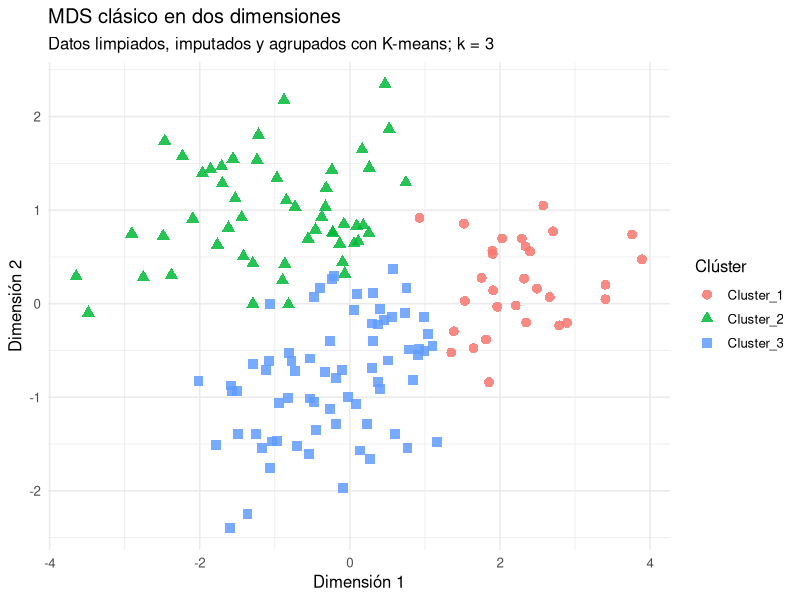

Generate this figure with R:
############################################################
# 13C_EJEMPLO_NO_SUPERVISADO_MDS_2D_3D_CON_LIMPIEZA_NA.R
############################################################
#
# EJEMPLO NUEVO, COMPLETO Y EJECUTABLE
# ------------------------------------
# Objetivo:
#
#   1. Trabajar con un conjunto que contiene valores NA reales.
#   2. Detectar y cuantificar los datos ausentes.
#   3. Eliminar filas o columnas con demasiada información perdida.
#   4. Imputar los NA restantes mediante la mediana.
#   5. Estandarizar los predictores.
#   6. Aplicar un método NO supervisado: MDS clásico.
#   7. Representar el resultado en 2 dimensiones.
#   8. Representar el resultado en 3 dimensiones.
#   9. Obtener grupos mediante K-means.
#  10. Evaluar los grupos mediante el índice de silueta.
#
# DATASET
# -------
# Se utiliza airquality, incluido de serie en R.
# Este conjunto contiene valores NA reales en Ozone y Solar.R.
#
# MÉTODO DE REDUCCIÓN
# -------------------
# MDS clásico o escalamiento multidimensional.
#
# MUY IMPORTANTE
# --------------
# Month se conserva únicamente como información auxiliar para
# interpretar los resultados. No se utiliza para formar los grupos.
############################################################


############################################################
# 0. LIMPIEZA DEL ENTORNO Y CONFIGURACIÓN
############################################################

rm(list = ls())

SEMILLA <- 1995

# Número de clústeres que se buscarán con K-means.
NUMERO_CLUSTERS <- 3

# Si una columna supera este porcentaje de NA, se eliminará.
UMBRAL_NA_COLUMNAS <- 0.40

# Si una fila supera este porcentaje de NA, se eliminará.
UMBRAL_NA_FILAS <- 0.50

CARPETA_RESULTADOS <- "resultados_ejemplo_13C_MDS"

dir.create(
  CARPETA_RESULTADOS,
  showWarnings = FALSE,
  recursive = TRUE
)

set.seed(SEMILLA)


############################################################
# 1. COMPROBACIÓN E INSTALACIÓN DE PAQUETES
############################################################

asegurar_paquetes <- function(paquetes) {

  faltan <- paquetes[
    !vapply(paquetes, requireNamespace, logical(1), quietly = TRUE)
  ]

  if (length(faltan) > 0) {

    message(
      "Faltan los paquetes: ",
      paste(faltan, collapse = ", "),
      ". Se intentarán instalar."
    )

    try(
      install.packages(
        faltan,
        dependencies = TRUE,
        repos = "https://cloud.r-project.org"
      ),
      silent = TRUE
    )
  }

  siguen_faltando <- paquetes[
    !vapply(paquetes, requireNamespace, logical(1), quietly = TRUE)
  ]

  if (length(siguen_faltando) > 0) {

    stop(
      paste0(
        "\nERROR: no se pudieron cargar estos paquetes: ",
        paste(siguen_faltando, collapse = ", "),
        ".\nInstálalos manualmente con:\n",
        "install.packages(c(",
        paste(
          sprintf('"%s"', siguen_faltando),
          collapse = ", "
        ),
        "))"
      ),
      call. = FALSE
    )
  }
}

asegurar_paquetes(
  c(
    "ggplot2",
    "cluster",
    "scatterplot3d"
  )
)

library(ggplot2)
library(cluster)
library(scatterplot3d)


############################################################
# 2. FUNCIONES AUXILIARES PARA LIMPIAR LOS NA
############################################################

# Genera una tabla con el número y porcentaje de NA de cada columna.
crear_resumen_na <- function(dataframe) {

  data.frame(
    Variable = names(dataframe),
    Numero_NA = vapply(
      dataframe,
      function(x) sum(is.na(x)),
      numeric(1)
    ),
    Porcentaje_NA = 100 * vapply(
      dataframe,
      function(x) mean(is.na(x)),
      numeric(1)
    ),
    stringsAsFactors = FALSE
  )
}


# Sustituye valores infinitos por NA.
# Esto evita que scale(), dist() o MDS fallen.
convertir_infinitos_en_na <- function(dataframe) {

  for (nombre in names(dataframe)) {

    if (is.numeric(dataframe[[nombre]])) {

      dataframe[[nombre]][
        !is.finite(dataframe[[nombre]])
      ] <- NA
    }
  }

  dataframe
}


# Imputa cada variable numérica usando su mediana.
imputar_mediana <- function(dataframe) {

  medianas <- vapply(
    dataframe,
    function(x) median(x, na.rm = TRUE),
    numeric(1)
  )

  if (any(!is.finite(medianas))) {

    stop(
      paste0(
        "ERROR: alguna variable no tiene ningún valor válido. ",
        "Debe eliminarse antes de imputar."
      ),
      call. = FALSE
    )
  }

  resultado <- dataframe

  for (nombre in names(resultado)) {

    resultado[[nombre]][
      is.na(resultado[[nombre]])
    ] <- medianas[[nombre]]
  }

  list(
    datos = resultado,
    medianas = medianas
  )
}


############################################################
# 3. CARGA E INSPECCIÓN DE LOS DATOS
############################################################

cat("\n============================================================\n")
cat("PASO 1: CARGAR E INSPECCIONAR AIRQUALITY\n")
cat("============================================================\n")

datos_originales <- airquality

# Identificador para poder localizar cada fila original.
datos_originales$id_fila_original <- seq_len(
  nrow(datos_originales)
)

cat("\nDimensiones originales:\n")
print(dim(datos_originales))

cat("\nEstructura original:\n")
str(datos_originales)

cat("\nPrimeras filas:\n")
print(head(datos_originales))

cat("\nNúmero total de NA:\n")
print(sum(is.na(datos_originales)))

resumen_na_original <- crear_resumen_na(
  datos_originales
)

cat("\nResumen de NA por variable:\n")
print(resumen_na_original)

write.csv(
  resumen_na_original,
  file = file.path(
    CARPETA_RESULTADOS,
    "01_resumen_na_original.csv"
  ),
  row.names = FALSE
)


############################################################
# 4. SELECCIÓN DE VARIABLES
############################################################

cat("\n============================================================\n")
cat("PASO 2: SEPARAR PREDICTORES Y METADATOS\n")
cat("============================================================\n")

# Month se conserva para interpretar los clústeres.
metadatos <- data.frame(
  id_fila_original = datos_originales$id_fila_original,
  Month = factor(
    datos_originales$Month,
    levels = 5:9,
    labels = c(
      "Mayo",
      "Junio",
      "Julio",
      "Agosto",
      "Septiembre"
    )
  ),
  Day = datos_originales$Day
)

# Se utilizan solamente medidas ambientales.
predictores <- datos_originales[
  ,
  c(
    "Ozone",
    "Solar.R",
    "Wind",
    "Temp"
  ),
  drop = FALSE
]

predictores <- convertir_infinitos_en_na(
  predictores
)

if (!all(vapply(predictores, is.numeric, logical(1)))) {

  stop(
    "ERROR: todos los predictores deben ser numéricos.",
    call. = FALSE
  )
}


############################################################
# 5. ELIMINAR FILAS CON DEMASIADOS NA
############################################################

cat("\n============================================================\n")
cat("PASO 3: ELIMINAR FILAS CON DEMASIADOS NA\n")
cat("============================================================\n")

porcentaje_na_fila <- rowMeans(
  is.na(predictores)
)

filas_eliminar <- porcentaje_na_fila >
  UMBRAL_NA_FILAS

cat(
  "\nFilas eliminadas por superar el ",
  100 * UMBRAL_NA_FILAS,
  "% de NA: ",
  sum(filas_eliminar),
  "\n",
  sep = ""
)

if (any(filas_eliminar)) {

  tabla_filas_eliminadas <- data.frame(
    id_fila_original = metadatos$id_fila_original[
      filas_eliminar
    ],
    Porcentaje_NA = 100 * porcentaje_na_fila[
      filas_eliminar
    ]
  )

  write.csv(
    tabla_filas_eliminadas,
    file = file.path(
      CARPETA_RESULTADOS,
      "02_filas_eliminadas_por_na.csv"
    ),
    row.names = FALSE
  )
}

predictores <- predictores[
  !filas_eliminar,
  ,
  drop = FALSE
]

metadatos <- metadatos[
  !filas_eliminar,
  ,
  drop = FALSE
]

rownames(predictores) <- NULL
rownames(metadatos) <- NULL


############################################################
# 6. ELIMINAR COLUMNAS CON DEMASIADOS NA
############################################################

cat("\n============================================================\n")
cat("PASO 4: ELIMINAR COLUMNAS CON DEMASIADOS NA\n")
cat("============================================================\n")

porcentaje_na_columna <- colMeans(
  is.na(predictores)
)

columnas_eliminar <- names(
  porcentaje_na_columna[
    porcentaje_na_columna > UMBRAL_NA_COLUMNAS
  ]
)

cat("\nPorcentaje de NA por predictor:\n")
print(
  round(
    100 * porcentaje_na_columna,
    2
  )
)

if (length(columnas_eliminar) > 0) {

  cat(
    "\nColumnas eliminadas por exceso de NA:\n"
  )

  print(columnas_eliminar)

  predictores <- predictores[
    ,
    setdiff(
      names(predictores),
      columnas_eliminar
    ),
    drop = FALSE
  ]

} else {

  cat(
    "\nNo es necesario eliminar ninguna columna.\n"
  )
}

if (ncol(predictores) < 3) {

  stop(
    paste0(
      "ERROR: después de eliminar columnas no quedan ",
      "al menos tres variables para la representación 3D."
    ),
    call. = FALSE
  )
}


############################################################
# 7. IMPUTACIÓN MEDIANTE LA MEDIANA
############################################################

cat("\n============================================================\n")
cat("PASO 5: IMPUTAR LOS NA RESTANTES\n")
cat("============================================================\n")

resultado_imputacion <- imputar_mediana(
  predictores
)

predictores_limpios <- resultado_imputacion$datos
medianas_imputacion <- resultado_imputacion$medianas

tabla_medianas <- data.frame(
  Variable = names(medianas_imputacion),
  Mediana_utilizada = as.numeric(
    medianas_imputacion
  )
)

cat("\nMedianas usadas para sustituir los NA:\n")
print(tabla_medianas)

write.csv(
  tabla_medianas,
  file = file.path(
    CARPETA_RESULTADOS,
    "03_medianas_imputacion.csv"
  ),
  row.names = FALSE
)

cat("\nNA restantes después de imputar:\n")
print(sum(is.na(predictores_limpios)))

if (anyNA(predictores_limpios)) {

  stop(
    "ERROR: todavía quedan valores NA.",
    call. = FALSE
  )
}


############################################################
# 8. ELIMINAR VARIABLES SIN VARIABILIDAD
############################################################

cat("\n============================================================\n")
cat("PASO 6: COMPROBAR LA VARIABILIDAD\n")
cat("============================================================\n")

varianzas <- vapply(
  predictores_limpios,
  var,
  numeric(1)
)

variables_sin_variacion <- names(
  varianzas[
    !is.finite(varianzas) |
      varianzas == 0
  ]
)

if (length(variables_sin_variacion) > 0) {

  cat(
    "\nVariables eliminadas por varianza cero:\n"
  )

  print(variables_sin_variacion)

  predictores_limpios <- predictores_limpios[
    ,
    setdiff(
      names(predictores_limpios),
      variables_sin_variacion
    ),
    drop = FALSE
  ]

} else {

  cat(
    "\nTodas las variables conservan variabilidad.\n"
  )
}


############################################################
# 9. ESTANDARIZACIÓN
############################################################

cat("\n============================================================\n")
cat("PASO 7: ESTANDARIZAR LOS DATOS\n")
cat("============================================================\n")

X_escalada <- scale(
  predictores_limpios
)

cat("\nMedias tras el escalado:\n")
print(
  round(
    colMeans(X_escalada),
    6
  )
)

cat("\nDesviaciones típicas tras el escalado:\n")
print(
  round(
    apply(
      X_escalada,
      2,
      sd
    ),
    6
  )
)

datos_limpios_guardar <- cbind(
  metadatos,
  predictores_limpios
)

write.csv(
  datos_limpios_guardar,
  file = file.path(
    CARPETA_RESULTADOS,
    "04_dataset_limpio_e_imputado.csv"
  ),
  row.names = FALSE
)


############################################################
# 10. MDS CLÁSICO EN TRES DIMENSIONES
############################################################

cat("\n============================================================\n")
cat("PASO 8: APLICAR MDS CLÁSICO\n")
cat("============================================================\n")

matriz_distancias <- dist(
  X_escalada,
  method = "euclidean"
)

# Se calculan tres dimensiones de una sola vez.
# Las dos primeras se usarán para la representación 2D.
modelo_mds <- cmdscale(
  matriz_distancias,
  k = 3,
  eig = TRUE,
  add = TRUE
)

coordenadas_mds <- as.data.frame(
  modelo_mds$points
)

names(coordenadas_mds) <- c(
  "Dimension_1",
  "Dimension_2",
  "Dimension_3"
)

# Proporción orientativa explicada por los autovalores positivos.
autovalores_positivos <- modelo_mds$eig[
  modelo_mds$eig > 0
]

porcentaje_dimensiones <- 100 *
  autovalores_positivos /
  sum(autovalores_positivos)

tabla_autovalores <- data.frame(
  Dimension = paste0(
    "Dimension_",
    seq_along(autovalores_positivos)
  ),
  Autovalor = autovalores_positivos,
  Porcentaje = porcentaje_dimensiones,
  Porcentaje_acumulado = cumsum(
    porcentaje_dimensiones
  )
)

cat("\nPrimeros autovalores de MDS:\n")
print(
  head(
    tabla_autovalores,
    10
  )
)

write.csv(
  tabla_autovalores,
  file = file.path(
    CARPETA_RESULTADOS,
    "05_autovalores_mds.csv"
  ),
  row.names = FALSE
)

saveRDS(
  modelo_mds,
  file = file.path(
    CARPETA_RESULTADOS,
    "modelo_mds.rds"
  )
)


############################################################
# 11. K-MEANS SOBRE LOS DATOS LIMPIOS
############################################################

cat("\n============================================================\n")
cat("PASO 9: FORMAR CLÚSTERES CON K-MEANS\n")
cat("============================================================\n")

set.seed(SEMILLA)

modelo_kmeans <- kmeans(
  X_escalada,
  centers = NUMERO_CLUSTERS,
  nstart = 50,
  iter.max = 100
)

coordenadas_mds$Cluster <- factor(
  modelo_kmeans$cluster,
  levels = seq_len(NUMERO_CLUSTERS),
  labels = paste0(
    "Cluster_",
    seq_len(NUMERO_CLUSTERS)
  )
)

coordenadas_mds$id_fila_original <-
  metadatos$id_fila_original

coordenadas_mds$Month <-
  metadatos$Month

coordenadas_mds$Day <-
  metadatos$Day

cat("\nTamaño de cada clúster:\n")
print(
  table(
    coordenadas_mds$Cluster
  )
)

saveRDS(
  modelo_kmeans,
  file = file.path(
    CARPETA_RESULTADOS,
    "modelo_kmeans.rds"
  )
)


############################################################
# 12. EVALUACIÓN MEDIANTE SILUETA
############################################################

cat("\n============================================================\n")
cat("PASO 10: EVALUAR LOS CLÚSTERES\n")
cat("============================================================\n")

silueta <- cluster::silhouette(
  modelo_kmeans$cluster,
  matriz_distancias
)

silueta_media <- mean(
  silueta[
    ,
    "sil_width"
  ]
)

cat(
  "\nÍndice de silueta medio: ",
  round(silueta_media, 4),
  "\n",
  sep = ""
)

tabla_silueta <- as.data.frame(
  silueta
)

tabla_silueta$id_fila_original <-
  metadatos$id_fila_original

write.csv(
  tabla_silueta,
  file = file.path(
    CARPETA_RESULTADOS,
    "06_silueta_por_observacion.csv"
  ),
  row.names = FALSE
)

png(
  filename = file.path(
    CARPETA_RESULTADOS,
    "07_grafico_silueta.png"
  ),
  width = 1200,
  height = 850,
  res = 140
)

plot(
  silueta,
  main = paste0(
    "Silueta de K-means; media = ",
    round(silueta_media, 3)
  )
)

dev.off()


############################################################
# 13. REPRESENTACIÓN MDS EN DOS DIMENSIONES
############################################################

cat("\n============================================================\n")
cat("PASO 11: REPRESENTAR MDS EN 2D\n")
cat("============================================================\n")

grafico_mds_2d <- ggplot(
  coordenadas_mds,
  aes(
    x = Dimension_1,
    y = Dimension_2,
    colour = Cluster,
    shape = Cluster
  )
) +
  geom_point(
    size = 3,
    alpha = 0.85
  ) +
  labs(
    title = "MDS clásico en dos dimensiones",
    subtitle = paste0(
      "Datos limpiados, imputados y agrupados con K-means; k = ",
      NUMERO_CLUSTERS
    ),
    x = "Dimensión 1",
    y = "Dimensión 2",
    colour = "Clúster",
    shape = "Clúster"
  ) +
  theme_minimal(
    base_size = 12
  )

print(
  grafico_mds_2d
)

ggsave(
  filename = file.path(
    CARPETA_RESULTADOS,
    "08_mds_2d_clusters.png"
  ),
  plot = grafico_mds_2d,
  width = 9,
  height = 6,
  dpi = 160
)


############################################################
# 14. REPRESENTACIÓN MDS EN TRES DIMENSIONES
############################################################

cat("\n============================================================\n")
cat("PASO 12: REPRESENTAR MDS EN 3D\n")
cat("============================================================\n")

colores_clusters <- grDevices::rainbow(
  NUMERO_CLUSTERS
)

color_por_observacion <- colores_clusters[
  modelo_kmeans$cluster
]

png(
  filename = file.path(
    CARPETA_RESULTADOS,
    "09_mds_3d_clusters.png"
  ),
  width = 1300,
  height = 950,
  res = 140
)

scatterplot3d::scatterplot3d(
  x = coordenadas_mds$Dimension_1,
  y = coordenadas_mds$Dimension_2,
  z = coordenadas_mds$Dimension_3,
  color = color_por_observacion,
  pch = 19,
  angle = 55,
  xlab = "Dimensión 1",
  ylab = "Dimensión 2",
  zlab = "Dimensión 3",
  main = "MDS clásico en tres dimensiones",
  grid = TRUE,
  box = TRUE
)

legend(
  "topright",
  legend = paste0(
    "Cluster_",
    seq_len(NUMERO_CLUSTERS)
  ),
  col = colores_clusters,
  pch = 19,
  cex = 0.9
)

dev.off()


############################################################
# 15. COMPARACIÓN AUXILIAR CON EL MES
############################################################

cat("\n============================================================\n")
cat("PASO 13: INTERPRETAR LOS CLÚSTERES POR MES\n")
cat("============================================================\n")

tabla_cluster_mes <- table(
  Cluster = coordenadas_mds$Cluster,
  Mes = coordenadas_mds$Month
)

cat("\nTabla clúster frente a mes:\n")
print(
  tabla_cluster_mes
)

write.csv(
  as.data.frame.matrix(
    tabla_cluster_mes
  ),
  file = file.path(
    CARPETA_RESULTADOS,
    "10_cluster_vs_mes.csv"
  )
)

write.csv(
  coordenadas_mds,
  file = file.path(
    CARPETA_RESULTADOS,
    "11_coordenadas_mds_completas.csv"
  ),
  row.names = FALSE
)


############################################################
# 16. INTERPRETACIÓN AUTOMÁTICA
############################################################

cat("\n============================================================\n")
cat("PASO 14: INTERPRETACIÓN FINAL\n")
cat("============================================================\n")

interpretacion_silueta <- if (
  silueta_media >= 0.50
) {

  "los grupos presentan una separación razonablemente clara"

} else if (
  silueta_media >= 0.25
) {

  "los grupos muestran una separación débil o moderada"

} else {

  "los grupos están muy solapados y la estructura es poco definida"
}

porcentaje_2d <- if (
  length(porcentaje_dimensiones) >= 2
) {

  sum(
    porcentaje_dimensiones[1:2]
  )

} else {

  NA_real_
}

porcentaje_3d <- if (
  length(porcentaje_dimensiones) >= 3
) {

  sum(
    porcentaje_dimensiones[1:3]
  )

} else {

  NA_real_
}

texto_interpretacion <- c(
  "INTERPRETACIÓN DEL EJEMPLO NO SUPERVISADO",
  "=========================================",
  "",
  paste0(
    "El conjunto airquality contenía valores ausentes reales. ",
    "Primero se cuantificaron los NA, se eliminaron las filas y ",
    "columnas que superaban los umbrales establecidos y los NA ",
    "restantes se sustituyeron por la mediana de cada variable."
  ),
  paste0(
    "Después se estandarizaron las variables y se aplicó MDS ",
    "clásico para obtener representaciones en dos y tres dimensiones."
  ),
  paste0(
    "Las dos primeras dimensiones representan aproximadamente el ",
    round(porcentaje_2d, 2),
    "% de la información asociada a los autovalores positivos."
  ),
  paste0(
    "Las tres primeras dimensiones representan aproximadamente el ",
    round(porcentaje_3d, 2),
    "%."
  ),
  paste0(
    "K-means identificó ",
    NUMERO_CLUSTERS,
    " clústeres y el índice de silueta medio fue ",
    round(silueta_media, 3),
    "; por tanto, ",
    interpretacion_silueta,
    "."
  ),
  "",
  "FRASE MODELO PARA EL EXAMEN",
  "---------------------------",
  paste0(
    "Tras limpiar los datos, imputar los valores ausentes con la ",
    "mediana y estandarizar las variables, se aplicó MDS clásico. ",
    "La representación en 2D y 3D permitió visualizar ",
    NUMERO_CLUSTERS,
    " grupos obtenidos mediante K-means. La silueta media fue ",
    round(silueta_media, 3),
    ", lo que indica que ",
    interpretacion_silueta,
    "."
  )
)

cat(
  paste(
    texto_interpretacion,
    collapse = "\n"
  )
)

cat("\n")

writeLines(
  texto_interpretacion,
  con = file.path(
    CARPETA_RESULTADOS,
    "12_interpretacion_final.txt"
  )
)


############################################################
# 17. INFORMACIÓN DE LA SESIÓN Y MENSAJE FINAL
############################################################

writeLines(
  capture.output(
    sessionInfo()
  ),
  con = file.path(
    CARPETA_RESULTADOS,
    "13_sessionInfo.txt"
  )
)

cat("\n============================================================\n")
cat("EJEMPLO FINALIZADO CORRECTAMENTE\n")
cat("============================================================\n")

cat(
  "Resultados guardados en:\n",
  normalizePath(
    CARPETA_RESULTADOS,
    winslash = "/",
    mustWork = FALSE
  ),
  "\n",
  sep = ""
)
